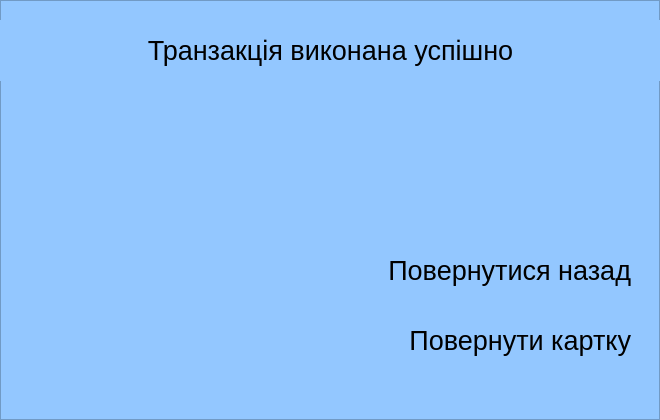
<?xml version="1.0" encoding="UTF-8"?>
<ui version="4.0">
 <class>SuccessScreen</class>
 <widget class="QFrame" name="SuccessScreen">
  <property name="geometry">
   <rect>
    <x>0</x>
    <y>0</y>
    <width>660</width>
    <height>420</height>
   </rect>
  </property>
  <property name="windowTitle">
   <string>Frame</string>
  </property>
  <property name="styleSheet">
   <string notr="true">background-color: rgb(147, 199, 255)</string>
  </property>
  <property name="frameShape">
   <enum>QFrame::StyledPanel</enum>
  </property>
  <property name="frameShadow">
   <enum>QFrame::Raised</enum>
  </property>
  <widget class="QLabel" name="label">
   <property name="geometry">
    <rect>
     <x>0</x>
     <y>20</y>
     <width>661</width>
     <height>61</height>
    </rect>
   </property>
   <property name="text">
    <string>&lt;html&gt;&lt;head/&gt;&lt;body&gt;&lt;p align=&quot;center&quot;&gt;&lt;span style=&quot; font-size:20pt;&quot;&gt;Транзакція виконана успішно&lt;/span&gt;&lt;/p&gt;&lt;/body&gt;&lt;/html&gt;</string>
   </property>
   <property name="textFormat">
    <enum>Qt::AutoText</enum>
   </property>
  </widget>
  <widget class="QLabel" name="label_2">
   <property name="geometry">
    <rect>
     <x>370</x>
     <y>240</y>
     <width>261</width>
     <height>61</height>
    </rect>
   </property>
   <property name="text">
    <string>&lt;html&gt;&lt;head/&gt;&lt;body&gt;&lt;p align=&quot;right&quot;&gt;&lt;span style=&quot; font-size:20pt;&quot;&gt;Повернутися назад&lt;/span&gt;&lt;/p&gt;&lt;/body&gt;&lt;/html&gt;</string>
   </property>
   <property name="textFormat">
    <enum>Qt::AutoText</enum>
   </property>
  </widget>
  <widget class="QLabel" name="label_3">
   <property name="geometry">
    <rect>
     <x>360</x>
     <y>310</y>
     <width>271</width>
     <height>61</height>
    </rect>
   </property>
   <property name="text">
    <string>&lt;html&gt;&lt;head/&gt;&lt;body&gt;&lt;p align=&quot;right&quot;&gt;&lt;span style=&quot; font-size:20pt;&quot;&gt;Повернути картку&lt;/span&gt;&lt;/p&gt;&lt;/body&gt;&lt;/html&gt;</string>
   </property>
   <property name="textFormat">
    <enum>Qt::AutoText</enum>
   </property>
  </widget>
 </widget>
 <resources/>
 <connections/>
</ui>
